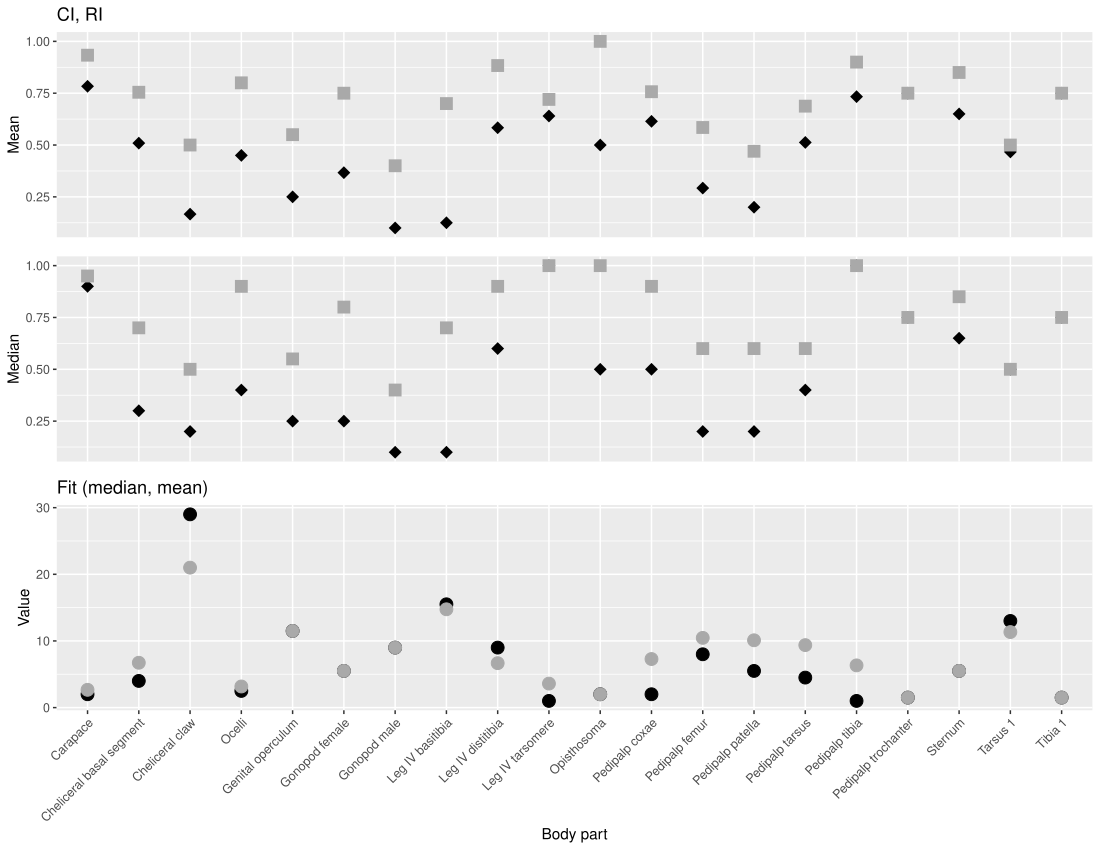

This chart was generated by the following R code:

#################################################################################
##### Summary statistics of consistency index, retention index and fit ##########
#################################################################################

library(tidyverse)
library(hablar)
library(ggplot2)
library(farver)
library(egg)

setwd("path/to/directory")

# importa dataframe
df <- read.csv("graph_tree_stats_dataframe.csv")

# convert into a tibble data frame for easier data analysis
df_t <- as_tibble(df)

# creating a dataframe with no N/A's
df_t_clean <- df_t %>% 
          filter(!grepl('N/A', CI))

# keep only rows with True values of Informativeness
df_t_clean_info <- df_t_clean %>% 
                  filter(!grepl('FALSE', Informativeness))

# convert cells in CI, RI and Fit to numerical (uses package 'hablar')
df_t_clean_info_2 <- df_t_clean_info %>% convert(num(CI, RI, Fit), chr(body_part, character_system))

# *mean* summary statistics by body_part
stats_mean <- df_t_clean_info_2 %>%
  group_by(body_part) %>% 
  summarise(mean_CI = mean(CI), mean_RI = mean(RI))

# show tbl in descending order (used dply) [this is just to visualize the data]
arrange(stats_mean, desc(mean_CI))

# *median* summary statistics by body_part
stats_median <- df_t_clean_info_2 %>%
  group_by(body_part) %>% 
  summarise(median_CI = median(CI), median_RI = median(RI))
write.csv(is.data.frame(stats_median), file = "stats_median.csv")

# show tbl in descending order (used dply) [this is just to visualize the data]
arrange(stats_median, desc(median_CI))

# mean and median of Fit values by body_part
stats_fit <- df_t_clean_info_2 %>%
  group_by(body_part) %>% 
  summarise(median_Fit = median(Fit), mean_Fit = mean(Fit))

# show tbl in descending order (used dply) [this is just to visualize the data]
arrange(stats_fit, mean_Fit)

###########
# Create plots
plot1 <- ggplot(stats_mean, aes(x = body_part, y = mean_CI)) +
    theme(axis.title.x=element_blank(),
        axis.text.x=element_blank(),
        axis.ticks.x=element_blank()) + # this is to remove all names in the x-axis
  ylab("Mean") + 
  ggtitle("CI, RI") +
  geom_point(shape=18,size=4) + 
  geom_point(aes(y = stats_mean$mean_RI), shape=15,size=4, color="darkgrey")

plot2 <- ggplot(stats_median, aes(x = body_part, y = median_CI)) +
  theme(axis.title.x=element_blank(),
        axis.text.x=element_blank(),
        axis.ticks.x=element_blank()) + # this is to remove all names in the x-axis
  ylab("Median") + 
  geom_point(shape=18,size=4) + 
  geom_point(aes(y = stats_median$median_RI), shape=15,size=4, color="darkgrey")

plot3 <- ggplot(stats_fit, aes(x = body_part, y = median_Fit)) +
  theme(axis.text.x = element_text(angle = 45, hjust = 1)) +
  ggtitle("Fit (median, mean)") +
  xlab("Body part") +
  ylab("Value") + 
  scale_x_discrete(labels= xlables.new) +
  geom_point(shape=19,size=4) + # http://www.sthda.com/english/wiki/ggplot2-point-shapes
  geom_point(aes(y = stats_fit$mean_Fit), shape=19,size=4, color="darkgrey")


# changing x labels [the original labels have underscore, but the final plot should be ready for publication, i.e. no underscores in names]
xlables.new <- c("Carapace", "Cheliceral basal segment","Cheliceral claw", "Ocelli", "Genital operculum", 
  "Gonopod female","Gonopod male","Leg IV basitibia","Leg IV distitibia","Leg IV tarsomere",
  "Opisthosoma", "Pedipalp coxae", "Pedipalp femur", "Pedipalp patella", "Pedipalp tarsus", 
  "Pedipalp tibia", "Pedipalp trochanter",  "Sternum","Tarsus 1", "Tibia 1")

# ploting the 3 graphs
ggarrange(plot1, plot2, plot3, ncol=1)
